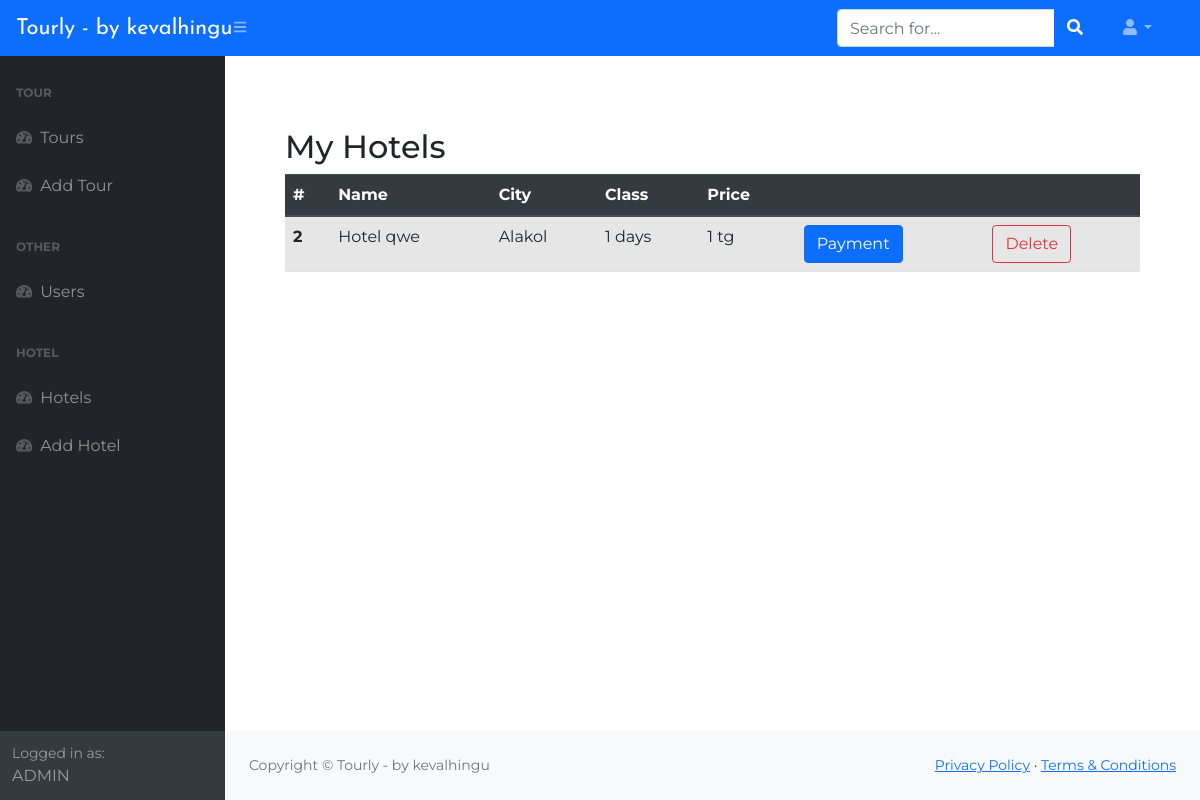
/myHotelOrders (signed in), run on the app's committed database.
### web_tech_django/apps/blog/models.py (models this page shows, shortened)
class OrderHotel(models.Model):
    customer = models.ForeignKey(settings.AUTH_USER_MODEL, on_delete=models.CASCADE)
    hotel = models.ForeignKey(Hotel, on_delete=models.CASCADE)

class Hotel(models.Model):
    name = models.CharField('Hotel name', max_length=60)
    city = models.CharField('Hotel city', max_length=60)
    price = models.IntegerField('Price for one person')
    hotelClass = models.IntegerField('Class of the hotel')
    image = models.ImageField('Tour image', upload_to='hotels/')

### web_tech_django/apps/blog/views.py (the view)
# urls.py: path('myHotelOrders', views.myHotelOrders, name='myHotelOrders'),
@login_required(login_url='blog:login')
def myHotelOrders(request):
    orders = OrderHotel.objects.filter(customer=request.user)
    print("222")
    context = {'orders': orders}
    return render(request, "admin/hotel/hotel_orders_admin.html", context)

### web_tech_django/templates/admin/hotel/hotel_orders_admin.html (shortened to what this page needs)
{% extends 'admin/base_admin.html' %}
{% block content %}
    <div class="container">
        <h2>My Hotels</h2>
        <div class="orders">
            {% if orders %}
            <table class="table table-hover table-striped">
                    <thead class="thead-dark">
                        <tr>
                            <th scope="col">#</th>
                              <th scope="col">Name</th>
                              <th scope="col">City</th>
                              <th scope="col">Class</th>
                              <th scope="col">Price</th>
                              <th scope="col"></th>
                              <th scope="col"></th>
                        </tr>
                    </thead>
                    <tbody>
                        {% for order in orders %}
                                <tr>
                                    <th scope="col">{{ order.id }}</th>
                                    <td>{{ order.hotel.name }}</td>
                                    <td>{{ order.hotel.city }}</td>
                                    <td>{{ order.hotel.hotelClass }} days</td>
                                    <td>{{ order.hotel.price }} tg</td>
                                    <td><a href="#" class="btn btn-primary">Payment</a></td>
                                    <td><a href="{% url 'blog:orderHotelDelete' id=order.id %}" class="btn btn-outline-danger">Delete</a></td>
                                </tr>
                        {% endfor %}
                    </tbody>
                </table>
                {% else %}
                    <div class="alert alert-warning d-flex justify-content-center">Tours are not available!</div>
                {% endif %}
        </div>
    </div>
{% endblock %}

### web_tech_django/static/blog/css/admin.css (style rules this page uses)
body { background-color: #fff; font-family: 'Montserrat', sans-serif; font-size: 16px; -webkit-transition: 0.5s; -o-transition: 0.5s; transition: 0.5s; }

### data on the page
OrderHotel: id "2", hotel.name "Hotel qwe", hotel.city "Alakol", hotel.hotelClass "1", hotel.price "1"
